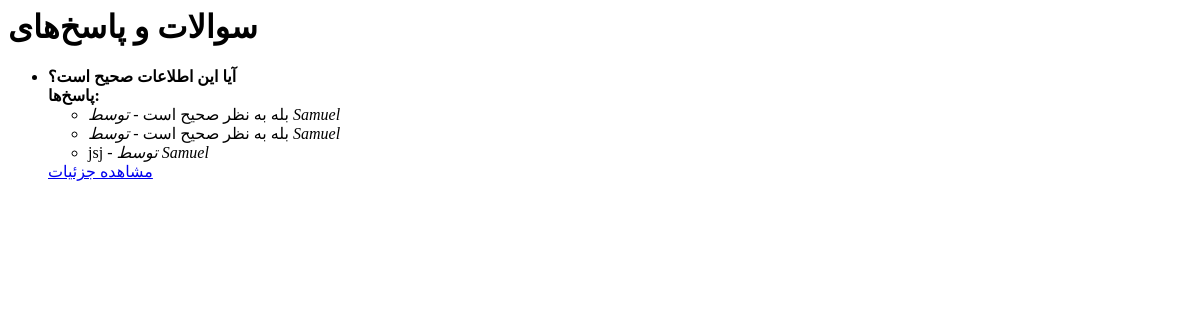
Before: /profile/user/Samuel/questions/ with the older database file.
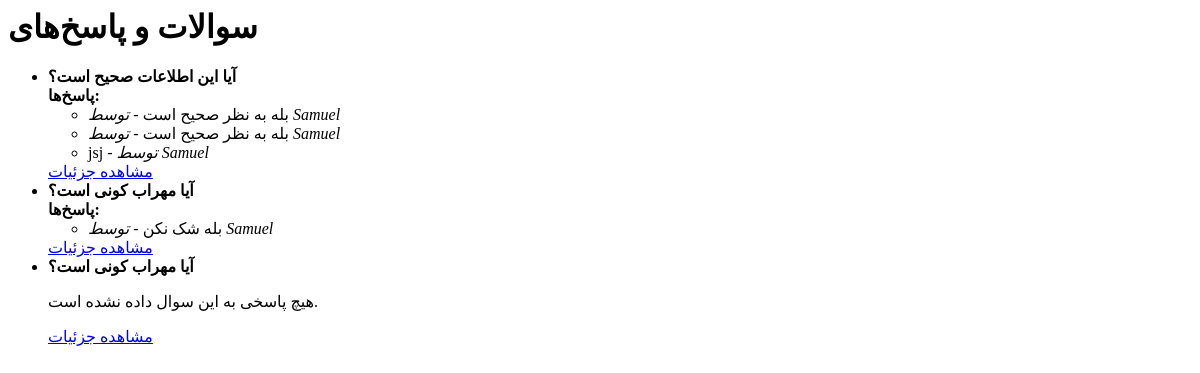
After: the same page with the newer database file.
### Word/models.py (models this page shows, shortened)
class Ask(models.Model):
    ask_to = models.ForeignKey(Words, on_delete=models.CASCADE, null=True, blank=True)
    user = models.ForeignKey(User, on_delete=models.CASCADE, null=True, blank=True)  # اینجا تغییر کرد
    question = models.TextField()
    class Meta:
        verbose_name = 'سوال'
        verbose_name_plural = 'سوالات'

class Response(models.Model):
    user = models.ForeignKey(User, on_delete=models.CASCADE, null=True, blank=True)  # مقدار دیفالت نمی‌خواهد
    response_to = models.ForeignKey(Ask, on_delete=models.CASCADE)
    response = models.TextField()
    class Meta:
        verbose_name = 'پاسخ'
        verbose_name_plural = 'پاسخ‌ها'

### Authentication/models.py (models this page shows, shortened)
class User(AbstractUser):
    email = models.EmailField(unique=True, validators=[validate_email_domain])
    bio = models.TextField(blank=True , max_length=100)
    hits = models.ManyToManyField(IPAddress, related_name="hits", blank=True, editable=False)
    score = models.IntegerField(default=0, editable=False)
    is_banned = models.BooleanField(default=False, editable=False)
    class Meta:
        verbose_name = "حساب"
        verbose_name_plural = "حساب ها"

### Authentication/views.py (the view)
# urls.py: path("user/<str:username>/questions/", view=UserQuestions, name="UserQuestions"),
def UserQuestions(request, username):
    user = get_object_or_404(User, username=username)
    questions = Ask.objects.filter(user=user)
    questions_with_responses = []
    for question in questions:
        responses = Response.objects.filter(response_to=question)
        questions_with_responses.append({
            'question': question,
            'responses': responses
        })
    return render(request, 'registration/user_questions.html', {
        'questions_with_responses': questions_with_responses,
        'site_name': settings.SITE_NAME,
        'avatar': get_gravatar_url(user.email),
    })

### Authentication/utils.py (called while the page is built)
def get_gravatar_url(email, size=100):
    email_hash = hashlib.md5(email.strip().lower().encode()).hexdigest()
    return f"https://www.gravatar.com/avatar/{email_hash}?s={size}&d=identicon"

### Home/Middleware.py (called while the page is built)
    def __call__(self, request):
        x_forwarded_for = request.META.get('HTTP_X_FORWARDED_FOR')
        if x_forwarded_for:
            ip = x_forwarded_for.split(',')[0]
        else:
            ip = request.META.get('REMOTE_ADDR')
        ip_address, created = IPAddress.objects.update_or_create(
            ipAddr=ip,
            defaults={"last_seen": now()}  # به‌روزرسانی زمان آخرین بازدید
        )
        request.user.ip_address = ip_address  # اتصال IP به کاربر
        response = self.get_response(request)
        return response

### Templates/registration/user_questions.html
<h1>سوالات و پاسخ‌های {{ user.username }}</h1>
{% if questions_with_responses %}
    <ul>
        {% for item in questions_with_responses %}
            <li>
                <strong>{{ item.question.question }}</strong><br>
                {% if item.responses %}
                    <strong>پاسخ‌ها:</strong>
                    <ul>
                        {% for response in item.responses %}
                            <li>{{ response.response }} - <em>توسط {{ response.user.username }}</em></li>
                        {% endfor %}
                    </ul>
                {% else %}
                    <p>هیچ پاسخی به این سوال داده نشده است.</p>
                {% endif %}
                <a href="{% url 'Authentication:QuestionDetail' username=user.username question_id=item.question.id %}">مشاهده جزئیات</a>
            </li>
        {% endfor %}
    </ul>
{% else %}
    <p>هیچ سوالی برای نمایش وجود ندارد.</p>
{% endif %}

Changed rows visible on the page:
added Ask: question.question "آیا مهراب کونی است؟"
added Response: response "بله شک نکن", user.username "Samuel", shown under "آیا مهراب کونی است؟"
added Ask: question.question "آیا مهراب کونی است؟", shows "هیچ پاسخی به این سوال داده نشده است."
